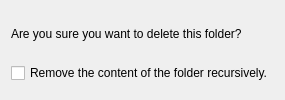
<?xml version="1.0" encoding="UTF-8"?>
<ui version="4.0">
 <class>DialogRemoveFolder</class>
 <widget class="QDialog" name="DialogRemoveFolder">
  <property name="windowModality">
   <enum>Qt::WindowModal</enum>
  </property>
  <property name="windowTitle">
   <string>Remove folder</string>
  </property>
  <property name="modal">
   <bool>true</bool>
  </property>
  <layout class="QVBoxLayout" name="verticalLayout">
   <item>
    <widget class="QLabel" name="text">
     <property name="text">
      <string>Are you sure you want to delete this folder?</string>
     </property>
    </widget>
   </item>
   <item>
    <widget class="QCheckBox" name="recursive">
     <property name="text">
      <string>Remove the content of the folder recursively.</string>
     </property>
    </widget>
   </item>
   <item>
    <widget class="QDialogButtonBox" name="buttonBox"/>
   </item>
  </layout>
 </widget>
 <resources/>
 <connections>
  <connection>
   <sender>buttonBox</sender>
   <signal>accepted()</signal>
   <receiver>DialogRemoveFolder</receiver>
   <slot>accept()</slot>
   <hints>
    <hint type="sourcelabel">
     <x>248</x>
     <y>254</y>
    </hint>
    <hint type="destinationlabel">
     <x>157</x>
     <y>274</y>
    </hint>
   </hints>
  </connection>
  <connection>
   <sender>buttonBox</sender>
   <signal>rejected()</signal>
   <receiver>DialogRemoveFolder</receiver>
   <slot>reject()</slot>
   <hints>
    <hint type="sourcelabel">
     <x>316</x>
     <y>260</y>
    </hint>
    <hint type="destinationlabel">
     <x>286</x>
     <y>274</y>
    </hint>
   </hints>
  </connection>
 </connections>
</ui>
